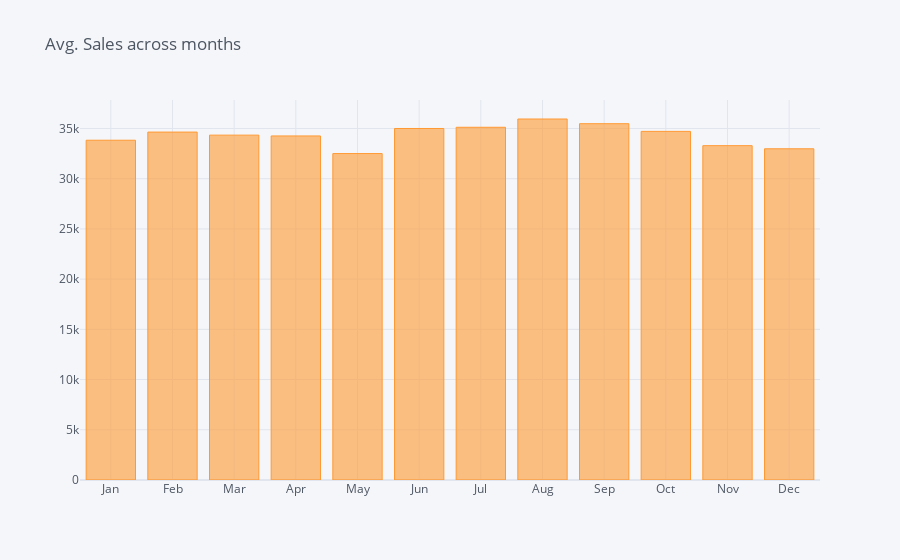

The notebook cell saved with this chart:
### Markdown cell above
# Across Months

### Code cell
months = ['Jan', 'Feb', 'Mar', 'Apr', 'May', 'Jun', 'Jul','Aug', 'Sep', 'Oct', 'Nov', 'Dec'] 
monthly_sales = sales_sum.groupby(sales_sum.index.strftime('%b')).mean().reindex(months)
monthly_sales.iplot( kind="bar",title = "Avg. Sales across months")

### Figure 1 — Plotly figure (JSON) as saved in the notebook; plotly's stock layout.template omitted (floating-point values rounded to 4 significant figures)
{"data": [{"marker": {"color": "rgba(255, 153, 51, 0.6)", "line": {"color": "rgba(255, 153, 51, 1.0)", "width": 1}}, "name": "sales", "orientation": "v", "text": "", "type": "bar", "x": ["Jan", "Feb", "Mar", "Apr", "May", "Jun", "Jul", "Aug", "Sep", "Oct", "Nov", "Dec"], "y": [33830.0, 34640.0, 34340.0, 34260.0, 32500.0, 35000.0, 35120.0, 35950.0, 35480.0, 34710.0, 33290.0, 32980.0]}], "layout": {"legend": {"bgcolor": "#F5F6F9", "font": {"color": "#4D5663"}}, "paper_bgcolor": "#F5F6F9", "plot_bgcolor": "#F5F6F9", "title": {"font": {"color": "#4D5663"}, "text": "Avg. Sales across months"}, "xaxis": {"gridcolor": "#E1E5ED", "showgrid": true, "tickfont": {"color": "#4D5663"}, "title": {"font": {"color": "#4D5663"}, "text": ""}, "zerolinecolor": "#E1E5ED"}, "yaxis": {"gridcolor": "#E1E5ED", "showgrid": true, "tickfont": {"color": "#4D5663"}, "title": {"font": {"color": "#4D5663"}, "text": ""}, "zerolinecolor": "#E1E5ED"}}}
